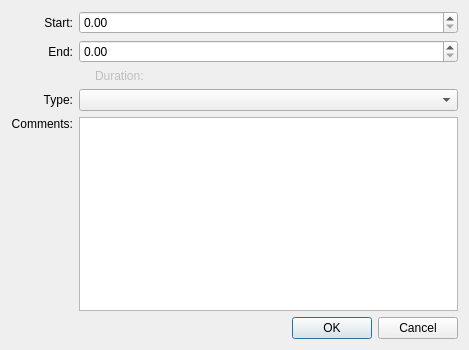
<?xml version="1.0" encoding="UTF-8"?>
<ui version="4.0">
 <class>APSegmentDialog</class>
 <widget class="QDialog" name="APSegmentDialog">
  <property name="geometry">
   <rect>
    <x>0</x>
    <y>0</y>
    <width>469</width>
    <height>350</height>
   </rect>
  </property>
  <property name="windowTitle">
   <string>AutoEPG ~ Segment Dialog</string>
  </property>
  <layout class="QGridLayout" name="gridLayout">
   <item row="0" column="0">
    <widget class="QLabel" name="label">
     <property name="sizePolicy">
      <sizepolicy hsizetype="Preferred" vsizetype="Preferred">
       <horstretch>0</horstretch>
       <verstretch>0</verstretch>
      </sizepolicy>
     </property>
     <property name="text">
      <string>Start:</string>
     </property>
     <property name="alignment">
      <set>Qt::AlignRight|Qt::AlignTrailing|Qt::AlignVCenter</set>
     </property>
    </widget>
   </item>
   <item row="0" column="1">
    <widget class="QDoubleSpinBox" name="startSpinBox">
     <property name="buttonSymbols">
      <enum>QAbstractSpinBox::UpDownArrows</enum>
     </property>
     <property name="accelerated">
      <bool>true</bool>
     </property>
     <property name="singleStep">
      <double>0.100000000000000</double>
     </property>
    </widget>
   </item>
   <item row="1" column="0">
    <widget class="QLabel" name="label_2">
     <property name="text">
      <string>End:</string>
     </property>
     <property name="alignment">
      <set>Qt::AlignRight|Qt::AlignTrailing|Qt::AlignVCenter</set>
     </property>
    </widget>
   </item>
   <item row="1" column="1">
    <widget class="QDoubleSpinBox" name="endSpinBox">
     <property name="singleStep">
      <double>0.100000000000000</double>
     </property>
    </widget>
   </item>
   <item row="2" column="0" colspan="2">
    <widget class="QLabel" name="durationLabel">
     <property name="enabled">
      <bool>false</bool>
     </property>
     <property name="text">
      <string>Duration:</string>
     </property>
     <property name="alignment">
      <set>Qt::AlignLeading|Qt::AlignLeft|Qt::AlignVCenter</set>
     </property>
     <property name="indent">
      <number>84</number>
     </property>
    </widget>
   </item>
   <item row="3" column="0">
    <widget class="QLabel" name="label_4">
     <property name="text">
      <string>Type:</string>
     </property>
     <property name="alignment">
      <set>Qt::AlignRight|Qt::AlignTrailing|Qt::AlignVCenter</set>
     </property>
    </widget>
   </item>
   <item row="3" column="1">
    <widget class="QComboBox" name="typeComboBox"/>
   </item>
   <item row="4" column="0">
    <widget class="QLabel" name="label_5">
     <property name="text">
      <string>Comments:</string>
     </property>
     <property name="alignment">
      <set>Qt::AlignRight|Qt::AlignTop|Qt::AlignTrailing</set>
     </property>
    </widget>
   </item>
   <item row="4" column="1">
    <widget class="QPlainTextEdit" name="commentsTextEdit">
     <property name="sizePolicy">
      <sizepolicy hsizetype="Expanding" vsizetype="Expanding">
       <horstretch>0</horstretch>
       <verstretch>0</verstretch>
      </sizepolicy>
     </property>
    </widget>
   </item>
   <item row="5" column="0" colspan="2">
    <widget class="QDialogButtonBox" name="buttonBox">
     <property name="orientation">
      <enum>Qt::Horizontal</enum>
     </property>
     <property name="standardButtons">
      <set>QDialogButtonBox::Cancel|QDialogButtonBox::Ok</set>
     </property>
    </widget>
   </item>
  </layout>
 </widget>
 <resources/>
 <connections>
  <connection>
   <sender>buttonBox</sender>
   <signal>accepted()</signal>
   <receiver>APSegmentDialog</receiver>
   <slot>accept()</slot>
   <hints>
    <hint type="sourcelabel">
     <x>227</x>
     <y>332</y>
    </hint>
    <hint type="destinationlabel">
     <x>157</x>
     <y>274</y>
    </hint>
   </hints>
  </connection>
  <connection>
   <sender>buttonBox</sender>
   <signal>rejected()</signal>
   <receiver>APSegmentDialog</receiver>
   <slot>reject()</slot>
   <hints>
    <hint type="sourcelabel">
     <x>295</x>
     <y>338</y>
    </hint>
    <hint type="destinationlabel">
     <x>286</x>
     <y>274</y>
    </hint>
   </hints>
  </connection>
  <connection>
   <sender>startSpinBox</sender>
   <signal>valueChanged(QString)</signal>
   <receiver>APSegmentDialog</receiver>
   <slot>valueDidChanged(QString)</slot>
   <hints>
    <hint type="sourcelabel">
     <x>109</x>
     <y>17</y>
    </hint>
    <hint type="destinationlabel">
     <x>25</x>
     <y>185</y>
    </hint>
   </hints>
  </connection>
  <connection>
   <sender>endSpinBox</sender>
   <signal>valueChanged(QString)</signal>
   <receiver>APSegmentDialog</receiver>
   <slot>valueDidChanged(QString)</slot>
   <hints>
    <hint type="sourcelabel">
     <x>90</x>
     <y>41</y>
    </hint>
    <hint type="destinationlabel">
     <x>31</x>
     <y>242</y>
    </hint>
   </hints>
  </connection>
 </connections>
 <slots>
  <slot>valueDidChanged(QString)</slot>
 </slots>
</ui>
